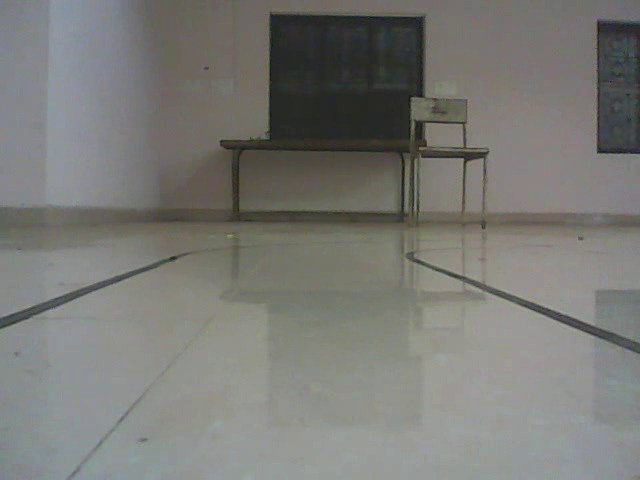
#> input picture frame 17 of Deep_Learning/Lane1.mp4, 640 x 480 px, given in place of output15_00.mp4, which was not available
$ python lane_edge.py
#> lines starting #> are read from the running program, lines starting #| are printed output that depends on the picture; after the words box and inside, x2 and y2 are one past the last pixel; in counts of white or black regions, pixels touching at a corner belong together; pictures that were not available may be replaced by others from this repository, and a replacement may not be noted
#!/usr/bin/env python

import cv2
import numpy as np
import math
import time
import matplotlib.pyplot as plt

d = 0
cap=cv2.VideoCapture("output15_00.mp4")
plt.ion()

while(cap.isOpened()):
    ret, frame = cap.read()
#> frame is the input picture: shape (480, 640, 3); mean B, G, R 117.8, 121.7, 121.7
    #frame = cv2.resize(frame,(640,480))
    image=frame[250:370,0:640]
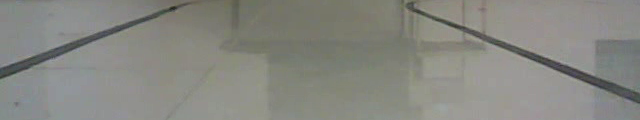
#> image: shape (120, 640, 3); mean B, G, R 128.8, 135.2, 134.6

    image = cv2.resize(image,(640,140))
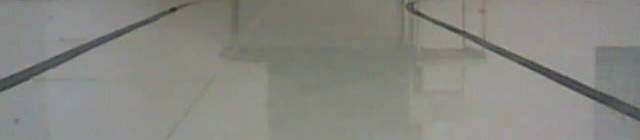
#> image: shape (140, 640, 3); mean B, G, R 128.8, 135.1, 134.6

    gray=cv2.cvtColor(image,cv2.COLOR_BGR2GRAY)
    median=cv2.GaussianBlur(gray,(1,1),0)

    edges = cv2.Canny(median,80,200)
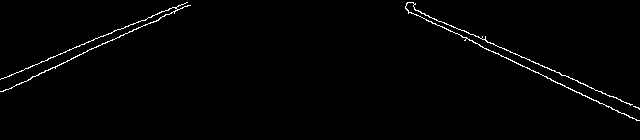
#> edges: shape (140, 640); 1.2% white in thin lines or dots, all inside (x1, y1, x2, y2) = (0, 2, 640, 121)

    print(len(edges))
#| 140

    cv2.imshow("edges",edges)
    cv2.imshow("image",frame)
    filename = "edge8_%d.jpg"%d
    #cv2.imwrite(filename, edges)
    d+=1
    time.sleep(0.02)

    if cv2.waitKey(1) & 0xFF ==ord('q'):
#> (key q is pressed here)
        break

plt.close('all')
cap.release()
cv2.destroyAllWindows()

$ run again, starting later in the video
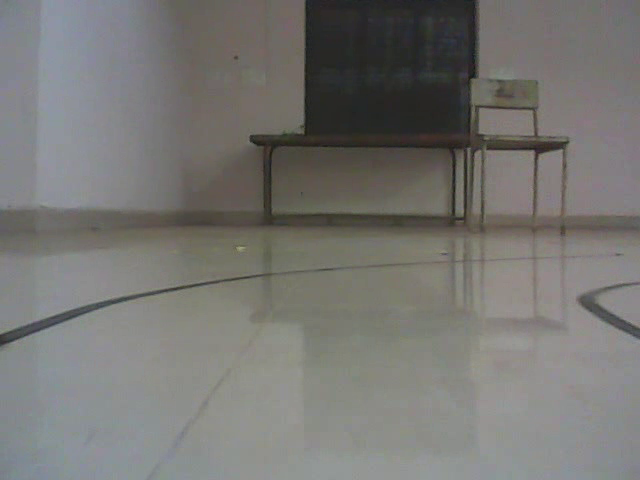
#> input picture frame 77 of Deep_Learning/Lane1.mp4, 640 x 480 px, given in place of output15_00.mp4, which was not available
#> frame is the input picture: shape (480, 640, 3); mean B, G, R 114.7, 117.8, 118.7
#> `image = cv2.resize(image,(640,140))`:
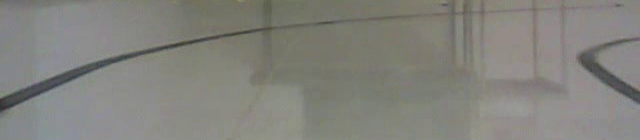
#> image: shape (140, 640, 3); mean B, G, R 124.5, 130.4, 130.9
#> `edges = cv2.Canny(median,80,200)`:
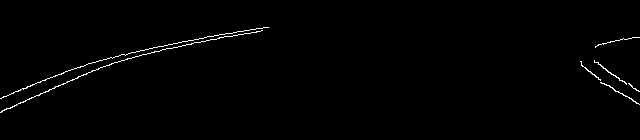
#> edges: shape (140, 640); 0.9% white in thin lines or dots, all inside (x1, y1, x2, y2) = (0, 27, 640, 113)
#| 140

$ run again, starting later in the video
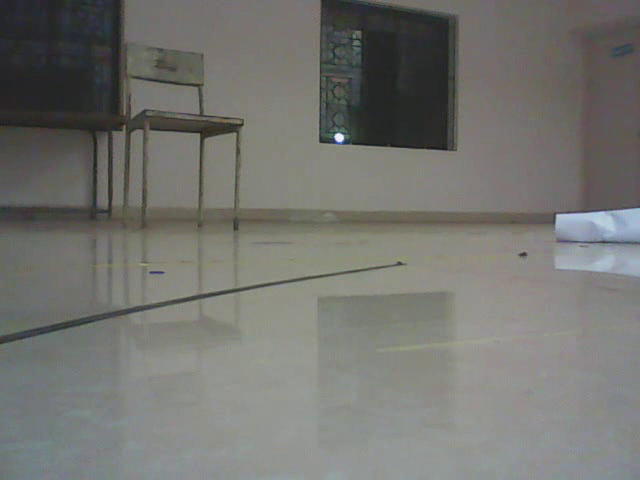
#> input picture frame 137 of Deep_Learning/Lane1.mp4, 640 x 480 px, given in place of output15_00.mp4, which was not available
#> frame is the input picture: shape (480, 640, 3); mean B, G, R 111.7, 115.8, 115.7
#> `image = cv2.resize(image,(640,140))`:
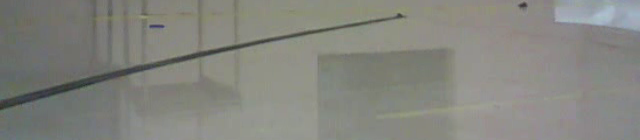
#> image: shape (140, 640, 3); mean B, G, R 126.4, 132.9, 132.3
#> `edges = cv2.Canny(median,80,200)`:
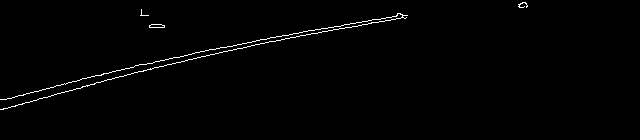
#> edges: shape (140, 640); 1% white in thin lines or dots, all inside (x1, y1, x2, y2) = (0, 2, 528, 110)
#| 140
